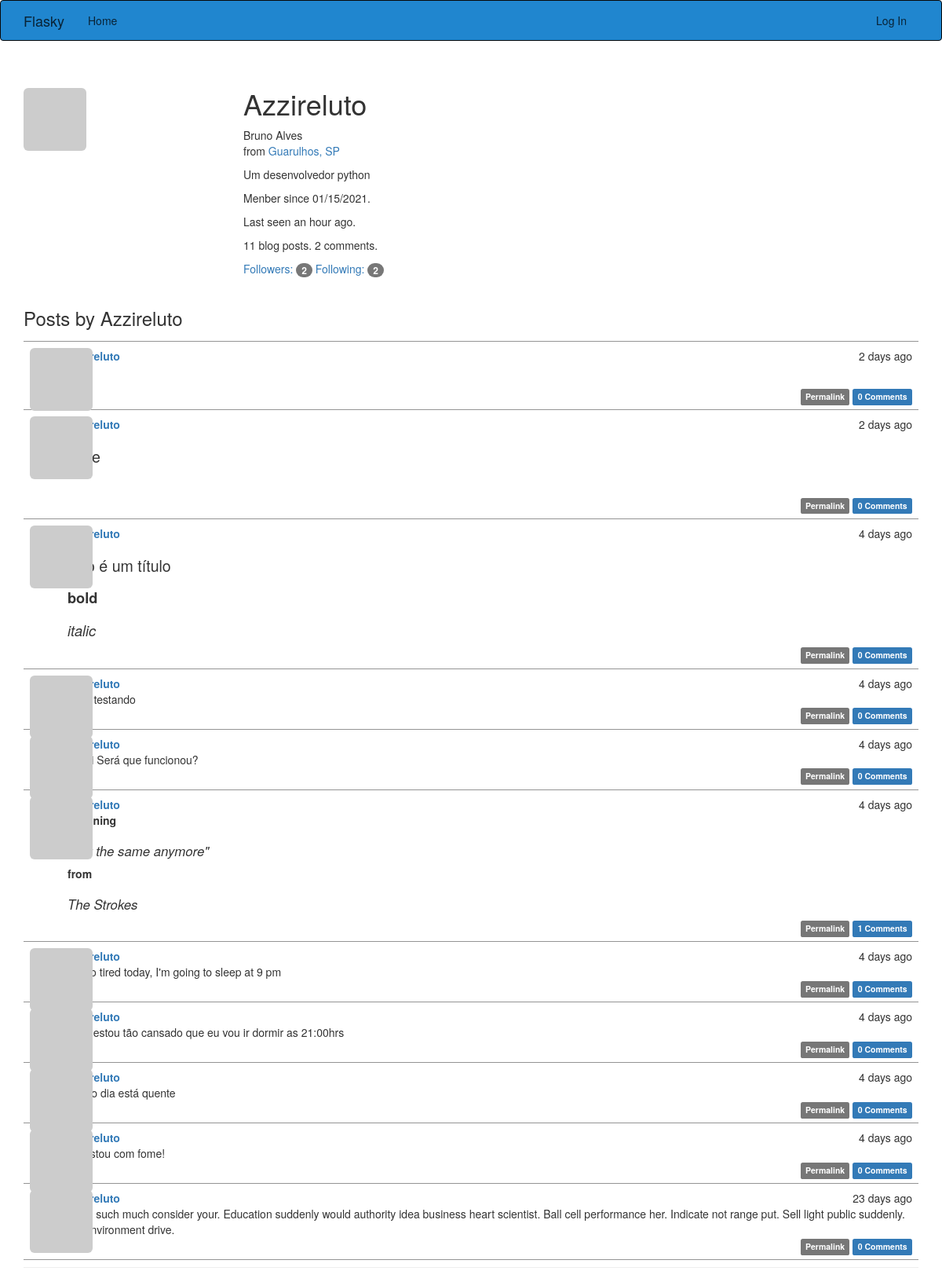
The page /user/Azzireluto on the database its author committed.
### app/models.py (models this page shows, shortened)
class User(UserMixin, db.Model):
    __tablename__ = 'users'
    id = db.Column(db.Integer, primary_key=True)
    email = db.Column(db.String(65), unique=True, index=True)
    username = db.Column(db.String(64), unique=True, index=True)
    password_hash = db.Column(db.String(128))
    role_id = db.Column(db.Integer, db.ForeignKey('roles.id'))
    confirmed = db.Column(db.Boolean,  default=False)
    name = db.Column(db.String(64))
    location = db.Column(db.String(64))
    about_me = db.Column(db.Text())
    menber_since = db.Column(db.DateTime(), default=datetime.utcnow)
    last_seen = db.Column(db.DateTime(), default=datetime.utcnow)
    avatar_hash = db.Column(db.String(32))
    posts = db.relationship('Post', backref='author', lazy='dynamic')
    followed = db.relationship('Follow', foreign_keys=[Follow.follower_id],
                                 backref=db.backref('follower', lazy='joined'),
                                 lazy='dynamic', cascade='all,  delete-orphan')
    followers = db.relationship('Follow',foreign_keys=[Follow.followed_id],
                                 backref=db.backref('followed', lazy='joined'),
                                 lazy='dynamic', cascade='all, delete-orphan')
    comments = db.relationship('Comment', backref='author', lazy='dynamic')
    @property
    def password(self):
        raise AttributeError('Password is not a readable attribute')
    def gravatar(self, size=100, default='identicon', ratting='g'):
        if request.is_secure:
            url = 'https://secure.gravatar.com/avatar'
        else:
            url = 'https://secure.gravatar.com/avatar'
            hash = self.avatar_hash or self.gravatar_hash()
            return '{url}/{hash}?s={size}&d={default}&r={ratting}'.format(
                url=url, hash=hash, size=size, default=default, ratting=ratting)

class Post(db.Model):
    __tablename__ = 'Posts'
    id = db.Column(db.Integer, primary_key=True)
    body = db.Column(db.Text)
    timestamp = db.Column(db.DateTime, index=True, default=datetime.utcnow)
    author_id = db.Column(db.Integer, db.ForeignKey('users.id'))
    body_html = db.Column(db.Text)
    comments = db.relationship('Comment', backref='post', lazy='dynamic')

### app/main/views.py (the view)
@main.route('/user/<username>')
def user(username):
    user = User.query.filter_by(username=username).first()
    if user is None:
        abort(404)
    posts = user.posts.order_by(Post.timestamp.desc()).all()
    return render_template('user.html', user=user, posts=posts)

### app/auth/views.py (called while the page is built)
@auth.before_app_request
def before_request():
    if current_user.is_authenticated:
        current_user.ping()
        if not current_user.confirmed \
                and request.endpoint \
                and request.blueprint != 'auth'\
                and request.endpoint != 'static':
            return  redirect(url_for('auth.unconfirmed'))

### app/main/__init__.py (called while the page is built)
@main.app_context_processor
def inject_permissions():
    return dict(Permission=Permission)

### app/models.py (called while the page is built)
    def can(self, permissions):
        return  False

    def is_administrator(self):
        return False

### app/templates/user.html (shortened to what this page needs)
{% extends "base.html" %}
{% import "_macros.html" as macros %}
{% block page_content %}
<div class="page-header" >
    <img class="img-rounded profile-thumbnail" src="{{ user.gravatar(size=256) }}">
    <div class="profile-header">
        <h1>{{ user.username }}</h1>
        {% if user.name or user.location %}
        <p>
            {% if user.name %}{{ user.name }}<br>{% endif %}
            {% if user.location %}
                from <a href="http://maps.google.com/?q={{ user.location }}">{{ user.location }}</a><br>
            {% endif %}
        </p>
    {% endif %}
    {% if user.about_me %}<p>{{ user.about_me }}</p>{% endif %}
    <div>
        <p>Menber since {{ moment(user.menber_since).format('L') }}.</p>
        <p>Last seen {{ moment(user.last_seen).fromNow() }}.</p>
        <p>{{ user.posts.count() }} blog posts. {{ user.comments.count() }} comments.</p>
        <p>
            <a href="{{ url_for('.followers', username=user.username) }}">Followers: <span class="badge">{{ user.followers.count() - 1 }}</span></a>
            <a href="{{ url_for('.followed_by', username=user.username) }}">Following: <span class="badge">{{ user.followed.count() - 1 }}</span></a>
        </p>
    </div>
    </div>
    <h3>
        Posts by  {{ user.username }}
    </h3>
    {% include '_posts.html' %}
</div>
{% endblock %}

### app/templates/base.html (shortened to what this page needs)
{% extends "bootstrap/base.html" %}
{% block head %}
{{ super() }}
<link rel="stylesheet"  href="{{ url_for('static', filename='CSS/styles.css') }}" type="text/css">
{% endblock %}
{% block navbar %}
<div class="navbar navbar-inverse" role="navigation"  style="background-color: #2086cf;">
    <div class="container">
        <div class="navbar-header">
            <a class="navbar-brand" href="{{ url_for('main.index') }}" style="color: #010102be;">Flasky</a>
        </div>
        <div class="navbar-collapse collapse">
            <ul class="nav navbar-nav">
                <li><a href="{{ url_for('main.index') }}" style="color: #010102be;">Home</a></li>
            </ul>
            <ul class="nav navbar-nav navbar-right">
                {% if current_user.is_authenticated %}
                <li class="dropdown">
                    <a href="#" class="dropdown-toggle" data-toggle="dropdown">
                        <img src="{{ current_user.gravatar(size=30) }}">
                        Account <b class="caret"></b>
                    </a>
                    <ul class="dropdown-menu" style='background-color: #2086cf'>
                        <li><a href="{{ url_for('auth.change_password') }}" style="color: #010102be;">Change Password</a></li>
                        <li><a href="{{ url_for('auth.change_email_request') }}" style="color: #010102be;">Change Email</a></li>
                        <li><a href="{{ url_for('auth.logout') }}" style="color: #010102be;">Log Out</a></li>
                    </ul>
                </li>
                {% else %}
                <li><a href="{{ url_for('auth.login') }}" style="color: #010102be;">Log In</a></li>
                {% endif %}
            </ul>
        </div>
    </div>
</div>
{% endblock %}
{% block content %}
<div class="container">
    {% block page_content %}{% endblock %}
</div>
{% endblock %}

### app/templates/_posts.html (shortened to what this page needs)
<ul class="posts">
    {% for post in posts %}
    <li class="post">
        <div class="post-thumbnail">
            <a href="{{ url_for('.user', username=post.author.username) }}">
                <img class="img-rounded profile-thumbnail" src="{{ post.author.gravatar(size=40) }}">
            </a>
        </div>
        <div class="post-content">
            <div class="post-date">{{ moment(post.timestamp).fromNow() }}</div>
            <div class="post-author"><a href="{{ url_for('.user', username=post.author.username) }}">{{ post.author.username }}</a></div>
            <div class="post-body">
                {% if post.body_html %}
                    {{ post.body_html | safe }}
                {% else %}
                    {{ post.body }}
                {% endif %}
            </div>
            <div class="post-footer" >
                <a href="{{ url_for('.post', id=post.id) }}">
                    <span class="label label-default">Permalink</span>
                </a>
                <a href="{{ url_for('.post', id=post.id) }}#comments">
                    <span class="label label-primary">{{ post.comments.count() }} Comments</span>
                </a>
            </div>
        </div>
    </li>
    {% endfor %}
</ul>

### app/static/CSS/styles.css (style rules this page uses)
.profile-thumbnail { position: absolute; }
.profile-header { min-height: 260px; margin-left: 280px; }
ul.posts { list-style-type: none; padding: 0px; margin: 16px 0px 0px 0px; border-top: 1px solid #0000006b; }
ul.posts li.post { padding: 8px; border-bottom: 1px solid #0000006b; }
div.post-date { float: right; }
div.post-author { font-weight: bold; }
div.post-thumbnail { position: absolute; }
div.post-content { margin-left: 48px; min-height: 48px; }
.post-body h1 { font-size: 140%; }
.post-body h2 { font-size: 130%; }
.post-body h3 { font-size: 120%; }
div.post-footer { text-align: right; }

### rows shown on the page
User: username "Azzireluto", name "Bruno Alves", location "Guarulhos, SP", about_me "Um desenvolvedor python", menber_since "01/15/2021", last_seen "an hour ago"
Post: timestamp "2 days ago", author.username "Azzireluto", comments.count "0"
Post: timestamp "2 days ago", author.username "Azzireluto", comments.count "0"
Post: timestamp "4 days ago", author.username "Azzireluto", body_html "isso é um título bold italic", comments.count "0"
Post: timestamp "4 days ago", author.username "Azzireluto", body "#aiai testando", comments.count "0"
Post: timestamp "4 days ago", author.username "Azzireluto", body "#ai ai Será que funcionou?", comments.count "0"
Post: timestamp "4 days ago", author.username "Azzireluto", body_html "\"Not the same anymore\" from The Strokes", comments.count "1"
Post: timestamp "4 days ago", author.username "Azzireluto", body "I'm so tired today, I'm going to sleep at 9 pm", comments.count "0"
Post: timestamp "4 days ago", author.username "Azzireluto", body "Hoje estou tão cansado que eu vou ir dormir as 21:00hrs", comments.count "0"
Post: timestamp "4 days ago", author.username "Azzireluto", body "hoje o dia está quente", comments.count "0"
Post: timestamp "4 days ago", author.username "Azzireluto", body "Eu estou com fome!", comments.count "0"
Post: timestamp "23 days ago", author.username "Azzireluto", body "Drive such much consider your. Education suddenly would authority idea business heart scientist. Ball cell performance her. Indicate not range put. Sell light public suddenly. Do environment drive.", comments.count "0"

### other values the page prints
{{ user.posts.count() }} "11"
{{ user.comments.count() }} "2"
{{ user.followers.count() - 1 }} "2"
{{ user.followed.count() - 1 }} "2"
